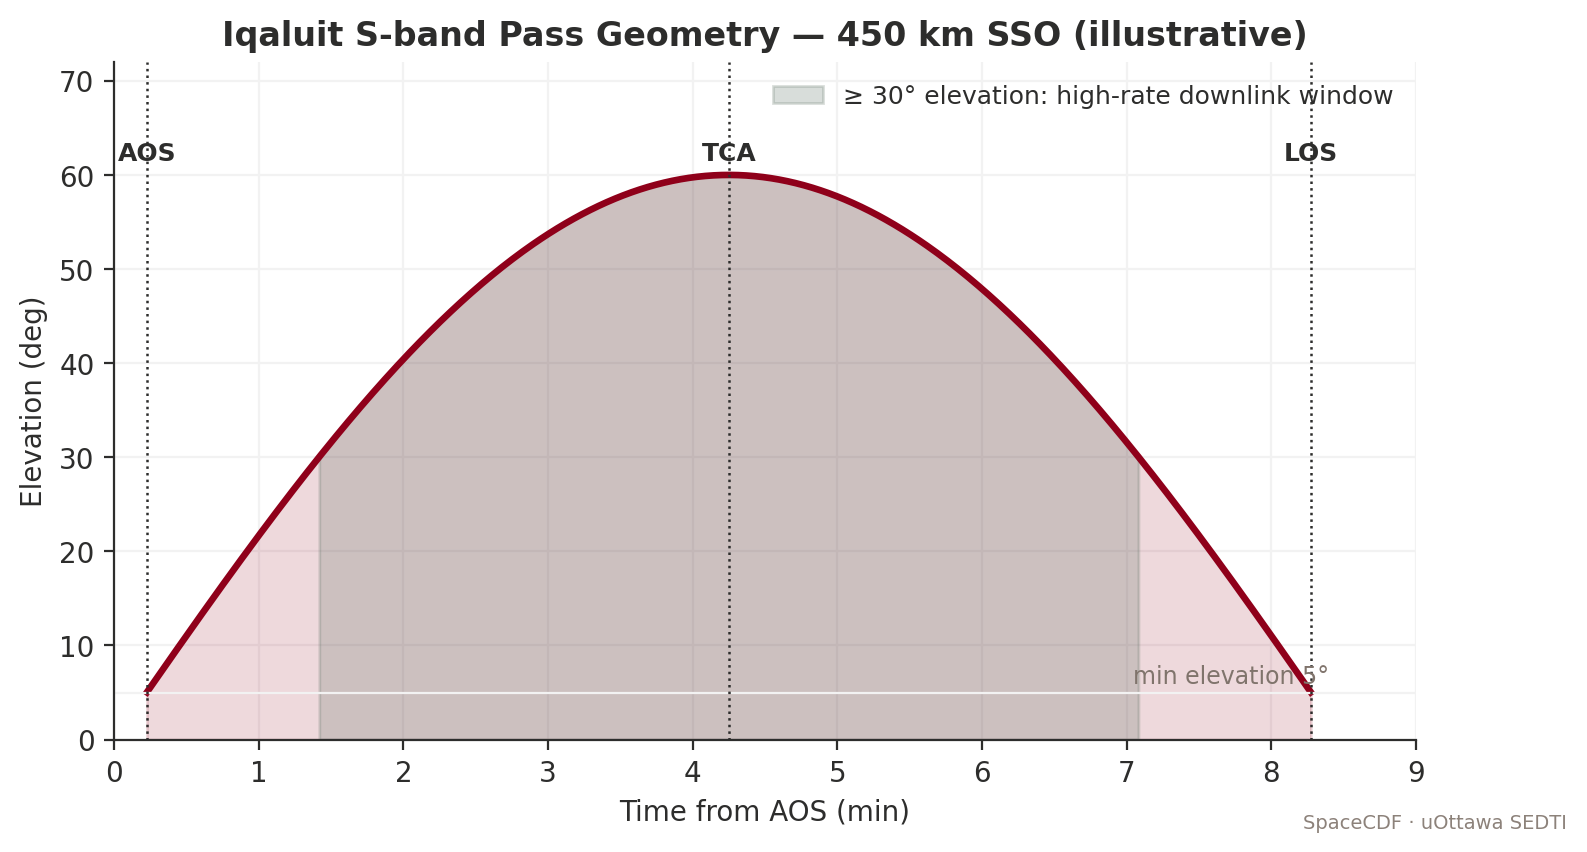

Recreate this plot in Python.
"""Pass-elevation profile — typical Iqaluit S-band pass for 450 km SSO."""
import numpy as np
import matplotlib.pyplot as plt
from uottawa_brand import apply_style, COLORS, add_footer

apply_style()

# Synthesise an elevation profile for a single pass
# (idealised symmetric pass, peak elevation 60 deg, 8.5 min total)
t = np.linspace(0, 8.5, 600)        # minutes
peak = 60.0                          # max elevation deg
duration = 8.5                       # min above 5 deg
elev = peak * np.cos(np.pi * (t - duration/2) / duration)
elev[elev < 0] = 0
mask = elev >= 5.0   # above min elevation

fig, ax = plt.subplots(figsize=(8.4, 4.4))
ax.plot(t[mask], elev[mask], lw=2.4, color=COLORS["garnet"])
ax.fill_between(t[mask], 0, elev[mask], alpha=0.15, color=COLORS["garnet"])

# Min elevation line
ax.axhline(5, color=COLORS["polar"], lw=0.8)
ax.text(8.4, 6, "min elevation 5°", ha="right", fontsize=8.5,
        color=COLORS["warm_grey"])

# Mark AOS, TCA, LOS
def mark(t_val, label, ymax):
    ax.axvline(t_val, color=COLORS["charcoal"], ls=":", lw=0.9)
    ax.text(t_val, ymax+1.5, label, ha="center", fontsize=9,
            color=COLORS["charcoal"], fontweight="bold")

idx_in = np.where(mask)[0]
t_aos, t_los = t[idx_in[0]], t[idx_in[-1]]
t_tca = duration / 2
mark(t_aos, "AOS",  peak)
mark(t_tca, "TCA",  peak)
mark(t_los, "LOS",  peak)

# Annotation: data volume bands
hi_rate = elev > 30
ax.fill_between(t[hi_rate], 0, elev[hi_rate], color=COLORS["green"], alpha=0.25,
                label="≥ 30° elevation: high-rate downlink window")
ax.legend(loc="upper right", frameon=False, fontsize=9)

ax.set_xlabel("Time from AOS (min)")
ax.set_ylabel("Elevation (deg)")
ax.set_xlim(0, 9)
ax.set_ylim(0, peak * 1.2)
ax.set_title("Iqaluit S-band Pass Geometry — 450 km SSO (illustrative)")

add_footer(fig)
fig.savefig("/sessions/serene-eager-noether/mnt/docs/assets/figures/fig_pass_geometry.png")
print("OK pass geometry")
